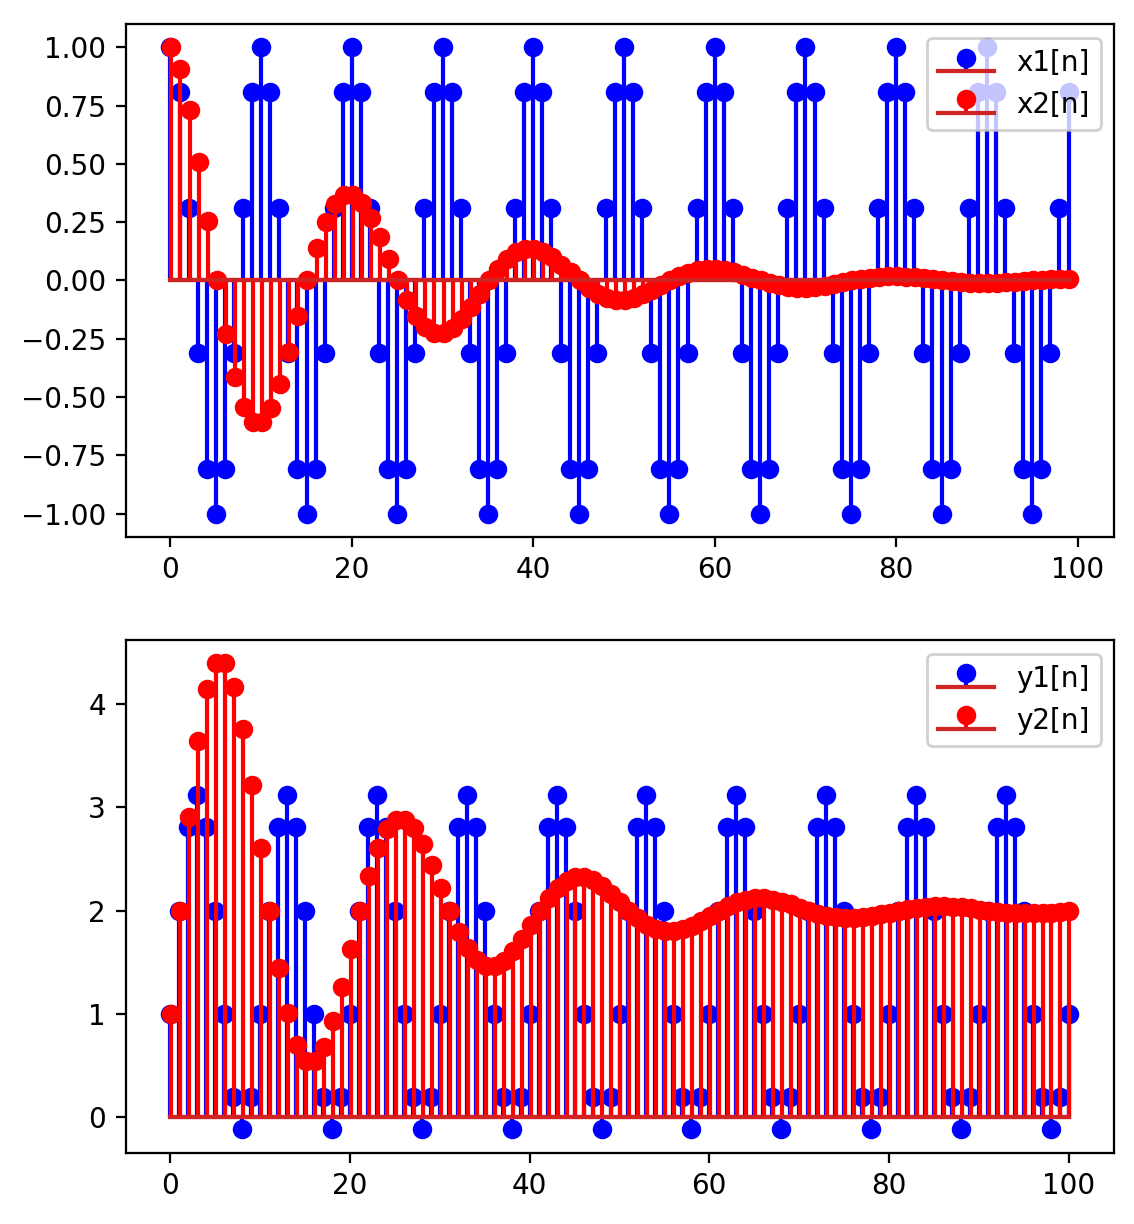

Write the Python code that produced this figure.
import numpy as np
import matplotlib.pyplot as plt

n = np.arange(100)
x_1_n = np.cos(2 * np.pi * 0.1 * n)
x_2_n = np.cos(2 * np.pi * 0.05 * n) * np.exp(
    -n / 20
)

y_0 = 1


y_1_n = np.concatenate(
    [[y_0], y_0 + np.cumsum(x_1_n)]
)
y_2_n = np.concatenate(
    [[y_0], y_0 + np.cumsum(x_2_n)]
)

plt.subplot(211)
plt.stem(
    np.arange(100),
    x_1_n,
    label="x1[n]",
    linefmt="b",
)
plt.stem(
    np.arange(100) + 0.1,
    x_2_n,
    label="x2[n]",
    linefmt="r",
)
plt.legend()
plt.subplot(212)
plt.stem(
    np.arange(101),
    y_1_n,
    label="y1[n]",
    linefmt="b",
)
plt.stem(
    np.arange(101) + 0.1,
    y_2_n,
    label="y2[n]",
    linefmt="r",
)
plt.legend()
plt.show()
